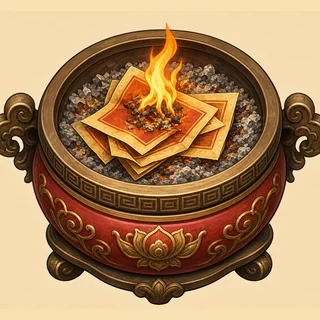
#> input picture assets/discard-burner.webp, 320 x 320 px, given in place of app_icon_1784760366713.png, which was not available
$ python resize_assets.py
#> lines starting #> are read from the running program, lines starting #| are printed output that depends on the picture; pictures that were not available may be replaced by others from this repository, and a replacement may not be noted
from PIL import Image
import os

source_dir = r"C:\Users\user\.gemini\antigravity-ide\brain\997f81a3-e9dd-4cd3-ba7e-c86bf899f6d4"
target_dir = r"C:\IncenseAshes\screenshots"

os.makedirs(target_dir, exist_ok=True)

app_icon_path = os.path.join(source_dir, "app_icon_1784760366713.png")
gameplay_path = os.path.join(source_dir, "gameplay_screenshot_1784760375467.png")
ui_path = os.path.join(source_dir, "ui_screenshot_1784760384322.png")

# 1. App Icon 512x512
icon_img = Image.open(app_icon_path)
#> icon_img is the input picture: PIL image 320x320 RGB; mean R, G, B 169.9, 133.3, 93.5
icon_512 = icon_img.resize((512, 512), Image.Resampling.LANCZOS)
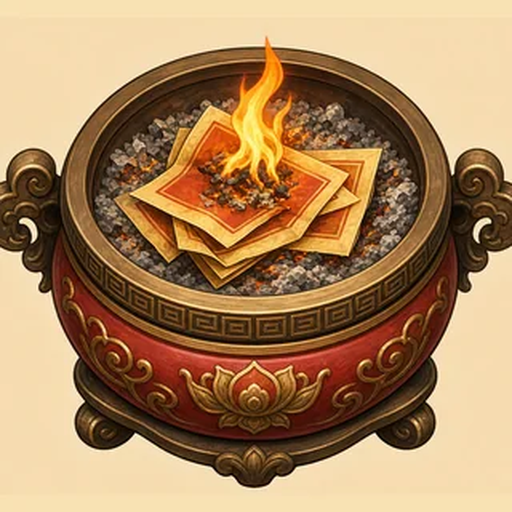
#> icon_512: PIL image 512x512 RGB; mean R, G, B 169.9, 133.3, 93.7
icon_512.save(os.path.join(target_dir, "app_icon_512.png"))

# 2. Feature Graphic 1024x500
feat_img = Image.open(gameplay_path)
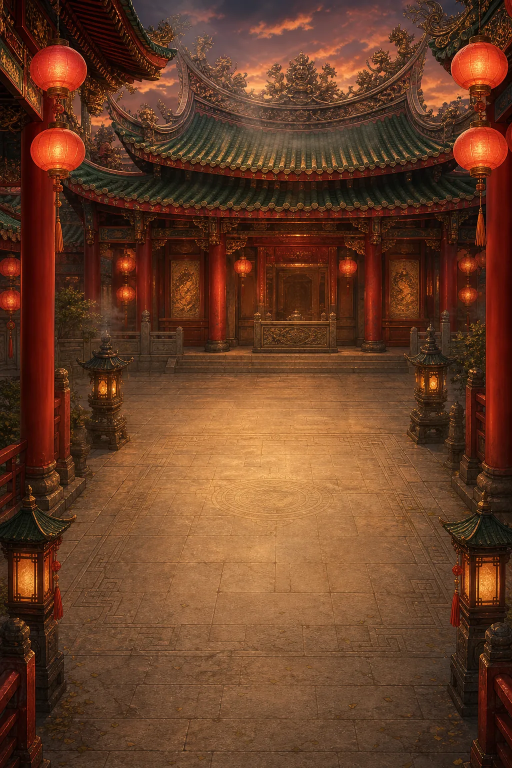
#> input picture assets/temple-backdrop.webp, 1024 x 1536 px, given in place of gameplay_screenshot_1784760375467.png, which was not available (shown at 1/2 size)
#> feat_img is the input picture: PIL image 1024x1536 RGB; mean R, G, B 103.6, 61.5, 37.8
w, h = feat_img.size
#> w = 1024; h = 1536
if w != 1024:
    ratio = 1024 / w
    feat_img = feat_img.resize((1024, int(h * ratio)), Image.Resampling.LANCZOS)
    w, h = feat_img.size

left = 0
top = (h - 500) // 2
#> top = 518
right = 1024
bottom = top + 500
#> bottom = 1018
feat_500 = feat_img.crop((left, top, right, bottom))
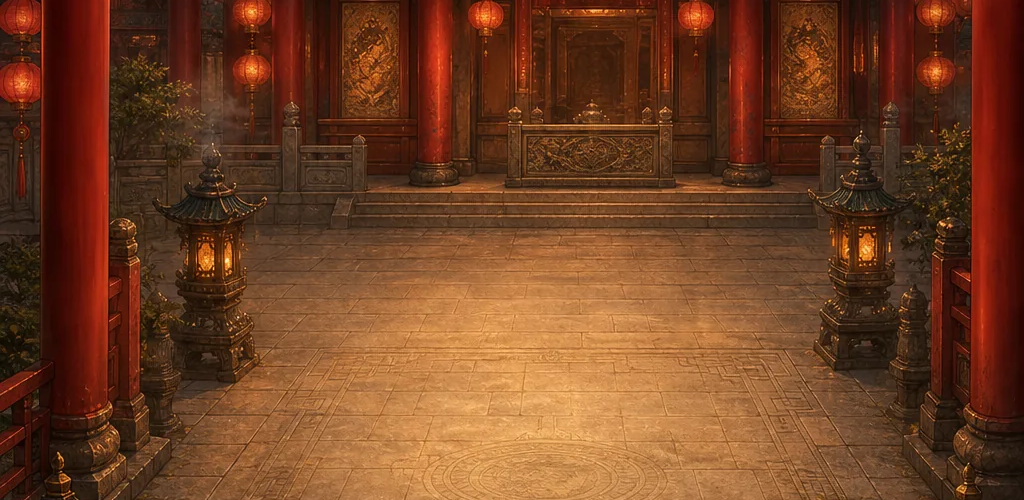
#> feat_500: PIL image 1024x500 RGB; mean R, G, B 112.2, 63.4, 34.8
feat_500.save(os.path.join(target_dir, "feature_graphic.png"))

# 3. Screenshots (9:16)
def make_screenshot(img_path, out_name):
#> called with out_name = 'screenshot_1.png'
    img = Image.open(img_path)
    w, h = img.size
#> w = 1024; h = 1536

    target_ratio = 9/16

    target_w = int(h * target_ratio)
#> target_w = 864
    left = (w - target_w) // 2
#> left = 80
    right = left + target_w
#> right = 944
    top = 0
    bottom = h
#> bottom = 1536

    cropped = img.crop((left, top, right, bottom))
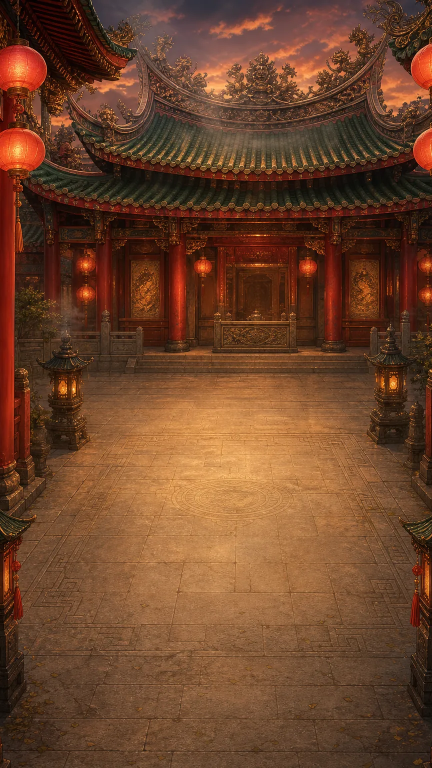
#> cropped: PIL image 864x1536 RGB (shown at 1/2 size); mean R, G, B 109.2, 67.7, 42.2
    final = cropped.resize((1080, 1920), Image.Resampling.LANCZOS)
    final.save(os.path.join(target_dir, out_name))

make_screenshot(gameplay_path, "screenshot_1.png")
make_screenshot(ui_path, "screenshot_2.png")

print("Assets resized and saved successfully to " + target_dir)
